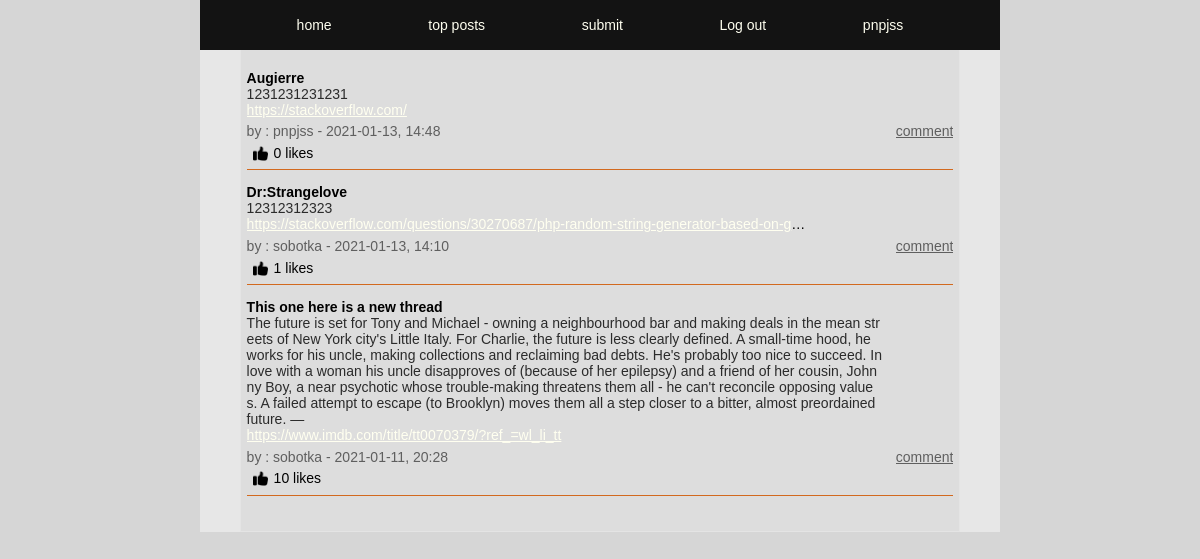
/index.php (signed in), run on an earlier commit of the app's database.
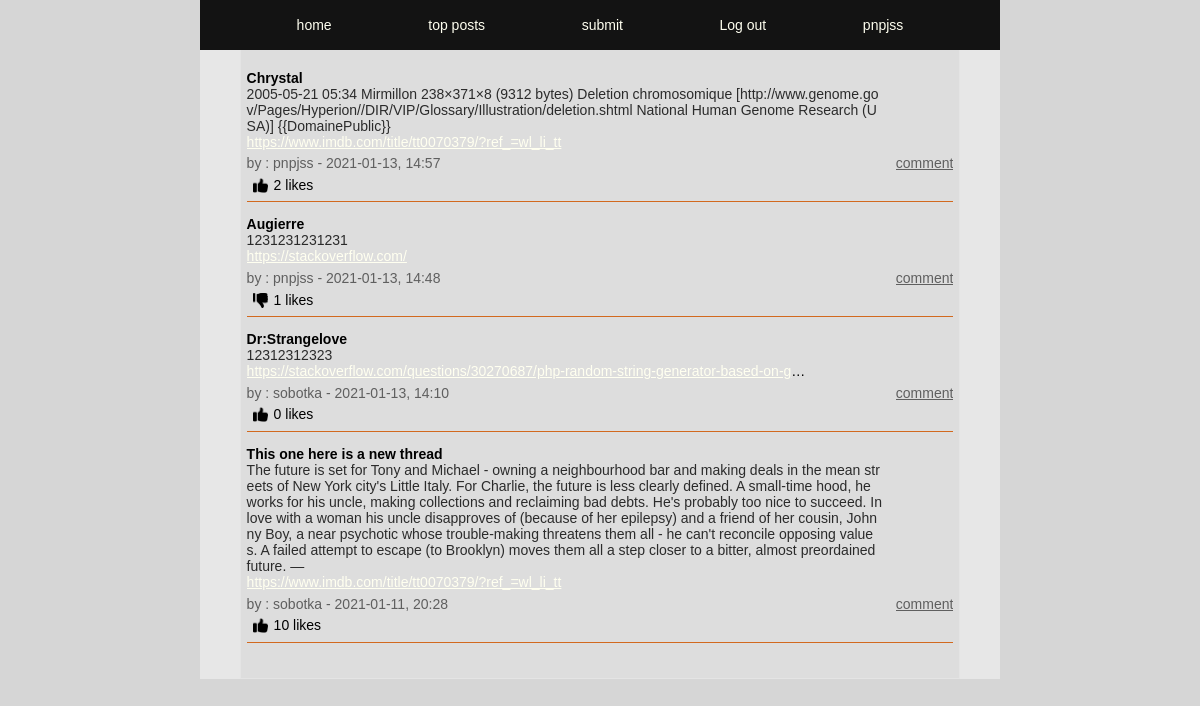
And on a later commit of the database.
### tables this page shows
CREATE TABLE posts (
id INTEGER PRIMARY KEY AUTOINCREMENT,
title TEXT,
user_id INTEGER,
url TEXT,
description TEXT,
post_date DATETIME);

CREATE TABLE users (
id INTEGER PRIMARY KEY AUTOINCREMENT,
username TEXT NOT NULL UNIQUE,
email TEXT NOT NULL UNIQUE,
firstname TEXT NOT NULL,
lastname TEXT NOT NULL,
passwd TEXT NOT NULL, 
biography TEXT, 
avatar TEXT);

### app/functions.php (called while the page is built, shortened)
<?php
function getLikes($pdo, $postId)
{
    $query = "SELECT COUNT(*) FROM upvotes WHERE post_id = :post_id";
    $statement = $pdo->prepare($query);
    $statement->bindParam(':post_id', $postId, PDO::PARAM_STR);
    $statement->execute();
    $likeCount = $statement->fetch(PDO::FETCH_ASSOC);
    return $likeCount;
}
function likeCheck($pdo, $likePostId, $userId)
{
    $query = "SELECT COUNT(*) FROM upvotes WHERE post_id = :post_id AND user_id = :user_id";
    $statement = $pdo->prepare($query);
    $statement->bindParam(':post_id', $likePostId, PDO::PARAM_STR);
    $statement->bindParam(':user_id', $userId, PDO::PARAM_STR);
    $statement->execute();
    $likeCheck = $statement->fetch(PDO::FETCH_ASSOC);
    if ($likeCheck['COUNT(*)'] > 0) {
        $likeCheck = $likeCheck['COUNT(*)'];
        return $likeCheck;
    }
}

### index.php (the view, shortened to what this page needs)
<?php
require __DIR__ . ('/app/views/header.php');
require __DIR__ . ('/app/autoload.php');
require __DIR__ . ('/app/views/nav.php');
if (isset($_GET['top-posts'])) {
    $posts = getMostLiked($pdo);
} else {
    $statement = $pdo->query('SELECT posts.*, users.username FROM users INNER JOIN posts ON posts.user_id = users.id ORDER BY post_date DESC');
    $posts = $statement->fetchAll(PDO::FETCH_ASSOC);
}
if (isset($_SESSION['user'])) {
    $userId = $_SESSION['user']['id'];
}
?>
<main>
    <section>
        <article class="index-container">
            <?php foreach ($posts as $post) : ?>
                <?php $postId = $post['id']; ?>
                <?php $likeCount = getLikes($pdo, $postId); ?>
                <?php if (isset($userId)) : ?>
                    <?php $likeCheck = likeCheck($pdo, $postId, $userId); ?>
                <?php endif; ?>
                <div class="index-title">
                    <h4> <?= $post['title']; ?> </h4>
                </div>
                <div class="index-description">
                    <p><?= $post['description'] ?></p>
                </div>
                <div class="index-url">
                    <a href="<?= $post['url']; ?>"><?= $post['url']; ?></a>
                </div>
                <div class="index-poster-info">
                    <p><?= "by : " . $post['username'] . " - " . $post['post_date']; ?></p>
                    <a href="comments.php?id=<?= $post['id'] ?>&title=<?= $post['title'] ?>">comment</a>
                </div>
                <div class="index-poster-likes">
                    <?php if (isset($_SESSION['user'])) : ?>
                        <?php if (isset($likeCheck)) : ?>
                            <form action="/app/posts/dislike.php" method="post">
                                <button type="submit"><img src="/app/images/dislike.png" height="15px" width="15px" alt=""></button>
                            </form>
                        <?php elseif (!$likeCheck) : ?>
                            <form action="/app/posts/like.php" method="post">
                                <button type="submit"><img src="/app/images/likes.png" height=15px width="15px" alt=""></button>
                            </form>
                        <?php endif; ?>
                    <?php endif; ?>
                    <?= $likeCount['COUNT(*)'] . ' likes ' ?>
                </div>
            <?php endforeach; ?>
        </article>
    </section>
</main>

### app/views/header.php (shortened to what this page needs)
<!DOCTYPE html>
<html lang="en">
<head>
    <link rel="stylesheet" href="/app/assets/style.css">
    <link rel="stylesheet" href="/app/assets/login.css">
    <link rel="stylesheet" href="/app/assets/settings.css">
    <link rel="stylesheet" href="/app/assets/index.css">
    <link rel="stylesheet" href="/app/assets/comments.css">
    <link rel="stylesheet" href="/app/assets/comment-edit.css">
    <link rel="stylesheet" href="/app/assets/submit.css">
    <link rel="stylesheet" href="/app/assets/register.css">
    <link rel="stylesheet" href="/app/assets/nav.css">
</head>
<body>

### app/views/nav.php (shortened to what this page needs)
<nav>
    <ul>
        <li><a href="/../../index.php?latest">home</a></li>
        <li><a href="/../../index.php?top-posts">top posts</a></li>
        <li><a href="/../../submit.php">submit</a></li>
        <?php if (isset($_SESSION['user'])) : ?>
            <li><a href="/app/users/logout.php"> Log out</a> </li>
        <?php endif; ?>
        <?php if (isset($_SESSION['user'])) : ?>
            <li><a href="<?= '/../../settings.php?user=' . $_SESSION['user']['username'];  ?>"><?= $_SESSION['user']['username'] ?></a></li>
        <?php endif; ?>
    </ul>
</nav>

### app/assets/style.css (style rules this page uses)
* { box-sizing: border-box; margin: 0; font-family: Verdana, Geneva, Tahoma, sans-serif, Arial, Teko-regular; font-size: 14px; }
body { width: 100%; display: flex; justify-content: center; min-height: 100vh; width: 100%; position: absolute; margin-left: auto; margin-right: auto; background-color: rgb(214, 214, 214); }
a { color :ivory; }
main { display: flex; justify-content: center; height: 100%; width: 100%; background-color: #4e463a; max-width: 800px; }
section { display: flex; justify-content: center; width: 100% ; max-width: 800px; min-height:100% ; margin-top: 50px; background-color: rgb(231, 231, 231); flex-wrap: wrap; }

### app/assets/index.css (style rules this page uses)
.index-container { display: flex; width: 90%; height:auto; flex-wrap: wrap; background-color: rgb(221, 221, 221); border: 1px solid rgb(228, 228, 228); border-top: none; padding: 0.4rem ; padding-bottom: 2.5rem; }
.index-title { height : auto; width: 100%; margin-top: 1rem; }
.index-description { height : auto; word-break: break-all; width:90%; font-size: 16px; color: rgb(43, 43, 43); }
.index-url { width: 80%; overflow: hidden; text-overflow: ellipsis; white-space: nowrap; }
.index-poster-info { padding:0.4rem 0 0.4rem; display: flex; justify-content: space-between; height: auto; width: 100%; font-size: 14px; color: rgb(95, 95, 95); }
.index-poster-info a { color: rgb(95, 95, 95); overflow: hidden; text-overflow: ellipsis; white-space: nowrap; }
.index-poster-likes { display: flex; justify-content: flex-start; width: 100%; background-color: rgb(221, 221, 221); border: none; border-bottom: solid 1px chocolate; }
.index-poster-likes button { border: none; background-color: rgb(221, 221, 221); padding-bottom: 0.4rem; }

### app/assets/nav.css (style rules this page uses)
nav { display: flex; justify-content: space-evenly; align-items: center; background-color:#131313; color: ivory; width:100%; height: 50px; position: fixed; max-width: 800px; }
ul { display: flex; justify-content:space-evenly ; align-items: center; width: 100%; padding: 0; list-style: none; position: absolute; }
li { display: inline-block; cursor: pointer; }
nav a { text-decoration: none; }

What changed in the data, as far as the page shows it:
added posts: title "Chrystal", description "2005-05-21 05:34 Mirmillon 238×371×8 (9312 bytes) Deletion chromosomique [http://www.genome.gov/Pages/Hyperion//DIR/VIP/Glossary/Illustration/deletion.shtml National Human Genome Research (USA)] {{DomainePublic}}", url "https://www.imdb.com/title/tt0070379/?ref_=wl_li_tt", user.username "pnpjss", post_date "2021-01-13, 14:57", COUNT "2"
computed for posts "Augierre": COUNT "0" → "1"
computed for posts "Dr:Strangelove": COUNT "1" → "0"
